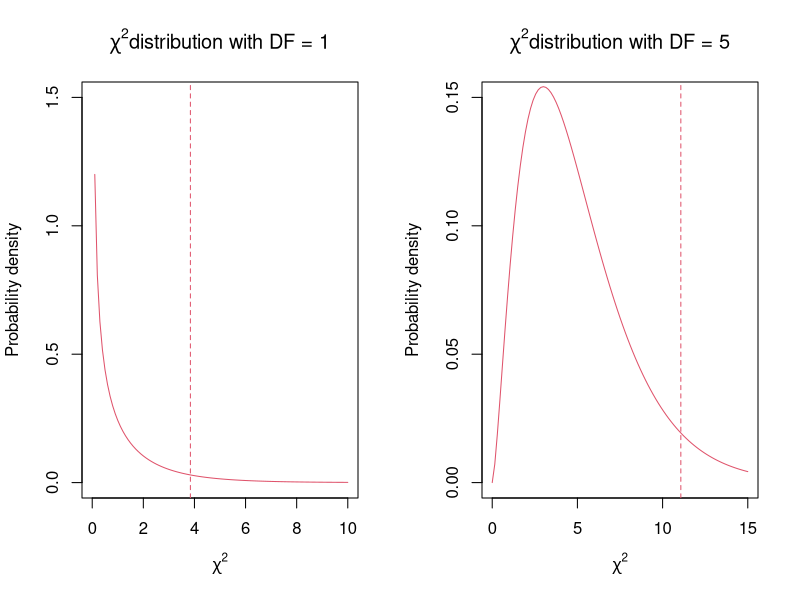

Generate this figure with R:
## ---- chunk 1
#| code-fold: true
#| code-summary: "Show R Script"
#| fig-cap: "Figure 3: Probability densities of two χ2 distributions differing in the number of degrees of freedom. Dashed line indicates cut-off values for 0.05 probabilities on the upper tail."

par(mfrow = c(1,2))
# Generate data for probability density curve, DF = 1
curve(dchisq(x, df = 1),
   from = 0, to = 10,
   ylim = c(0, 1.5),
   col = 2,
   main = expression(paste(chi^2, "distribution with DF = 1")),
   ylab = 'Probability density',
   xlab = expression(chi^2))
abline(v = qchisq(p = 0.95, df = 1),
    col = 2,
    lty = 2)

# Generate data for probability density curve, DF = 5
curve(dchisq(x, df = 5),
   from = 0, to = 15,
   ylim = c(0, 0.15),
   col = 2,
   main = expression(paste(chi^2, "distribution with DF = 5")),
   ylab = 'Probability density',
   xlab = expression(chi^2))
abline(v = qchisq(p = 0.95, df = 5),
    col = 2,
    lty = 2)
par(mfrow = c(1,1))
## ---- chunk 2
#| echo: true
chisq.test(x = c(44, 4),   # observed counts
      p = c(3/4, 1/4))  # expected probabilities (the sum must be 1)
## ---- chunk 3
#| echo: true
pchisq(q = 7.11, df = 1, lower.tail = F)
